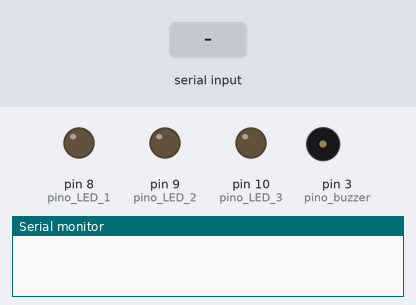
Bench run of a sketch on a simulated Arduino Uno, built with avr-gcc and run on an emulated ATmega328P. Shown: output pins drawn as LEDs (lit = HIGH), buzzer (waves = sounding, pin HIGH), the last lines printed to the serial monitor. Inputs (shaded band) come from the test bench.

Above: at 1.2 s.
1.3 s: "90,45\n" received over Serial
At 1.51 s:
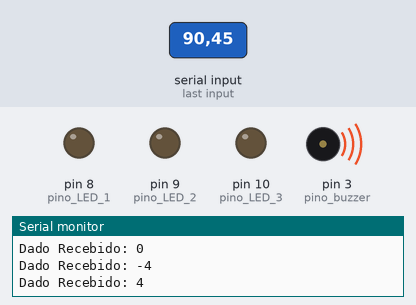
4.3 s: "30,150\n" received over Serial
At 5.3 s:
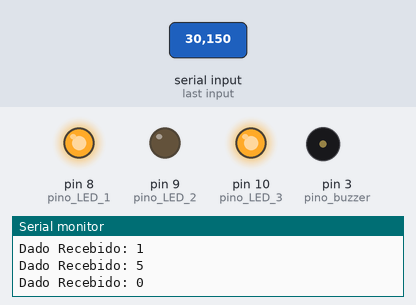
5.8 s: "2\n" received over Serial
At 6.3 s:
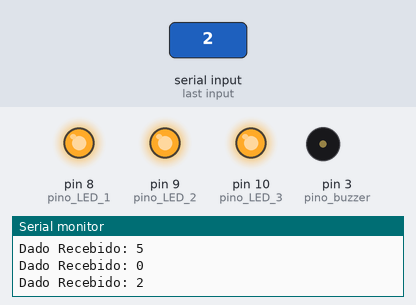
7.3 s: "1\n" received over Serial
At 8.5 s:
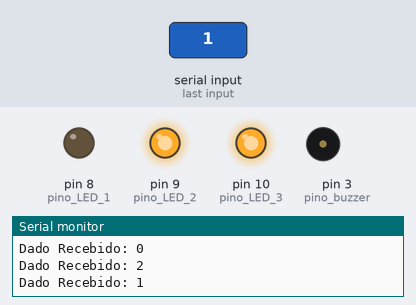
8.8 s: "3\n" received over Serial
At 9.8 s:
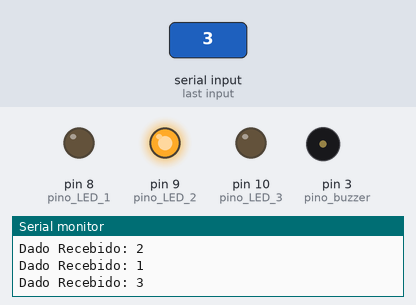
10.3 s: "4\n" received over Serial
At 10.51 s:
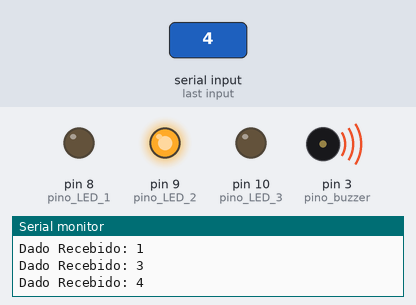
Timing chart, 0 to 13.3 s (numbered marks = the images above; inputs shaded):
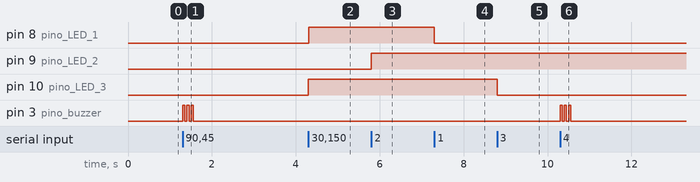

Measured:
- after the input at 1.3 s, pin 3 (pino_buzzer): alternates HIGH for 0.05 s and LOW for 0.05 s, 6 changes in all, then stays LOW, starting at once
- after the input at 4.3 s, pin 8 (pino_LED_1), pin 10 (pino_LED_3): LOW → HIGH at once
- after the input at 5.8 s, pin 9 (pino_LED_2): LOW → HIGH at once
- after the input at 7.3 s, pin 8 (pino_LED_1): HIGH → LOW at once
- after the input at 8.8 s, pin 10 (pino_LED_3): HIGH → LOW at once
- after the input at 10.3 s, pin 3 (pino_buzzer): alternates HIGH for 0.05 s and LOW for 0.05 s, 6 changes in all, then stays LOW, starting at once

The sketch:

Programa_15.ino
```cpp
// MINICURSO DE ARDUINO
// DIA 4
// 15º PROGRAMA

#define pino_LED_1 8
#define pino_LED_2 9
#define pino_LED_3 10
#define pino_buzzer 3

int valorRecebido;
int info = 0;
bool ledLigado_1 = false, ledLigado_2 = false,ledLigado_3 = false;

void setup()
{
  Serial.begin(9600); // opens serial port, sets data rate to 9600 bps
  pinMode(pino_LED_1, OUTPUT);
  pinMode(pino_LED_2, OUTPUT);
  pinMode(pino_LED_3, OUTPUT);
  pinMode(pino_buzzer, OUTPUT);
}

void loop()
{
  recebeDado();

  switch(info)
  {
    case 1:
      if(!ledLigado_1)
        digitalWrite(pino_LED_1, HIGH);
      else
        digitalWrite(pino_LED_1, LOW);
      ledLigado_1 = !ledLigado_1;
      break;

    case 2:
      if(!ledLigado_2)
        digitalWrite(pino_LED_2, HIGH);
      else
        digitalWrite(pino_LED_2, LOW);
      ledLigado_2 = !ledLigado_2;
      break;

    case 3:
      if(!ledLigado_3)
        digitalWrite(pino_LED_3, HIGH);
      else
        digitalWrite(pino_LED_3, LOW);
      ledLigado_3 = !ledLigado_3;
      break;

     case 4:
      apitaBuzzer();
      break;
  }
  info = 0;
}

void recebeDado()
{
 if(Serial.available() > 0)
 {
  valorRecebido = Serial.read();
  if(valorRecebido != 10)
    {
      info = int(valorRecebido) - 48;
      Serial.print("\nDado Recebido: ");
      Serial.print(info);
    }
  }
}

void apitaBuzzer()
{
  digitalWrite(pino_buzzer, HIGH);
  delay(50);
  digitalWrite(pino_buzzer, 0);
  delay(50);
  digitalWrite(pino_buzzer, HIGH);
  delay(50);
  digitalWrite(pino_buzzer, 0);
  delay(50);
  digitalWrite(pino_buzzer, HIGH);
  delay(50);
  digitalWrite(pino_buzzer, 0);
}
```
